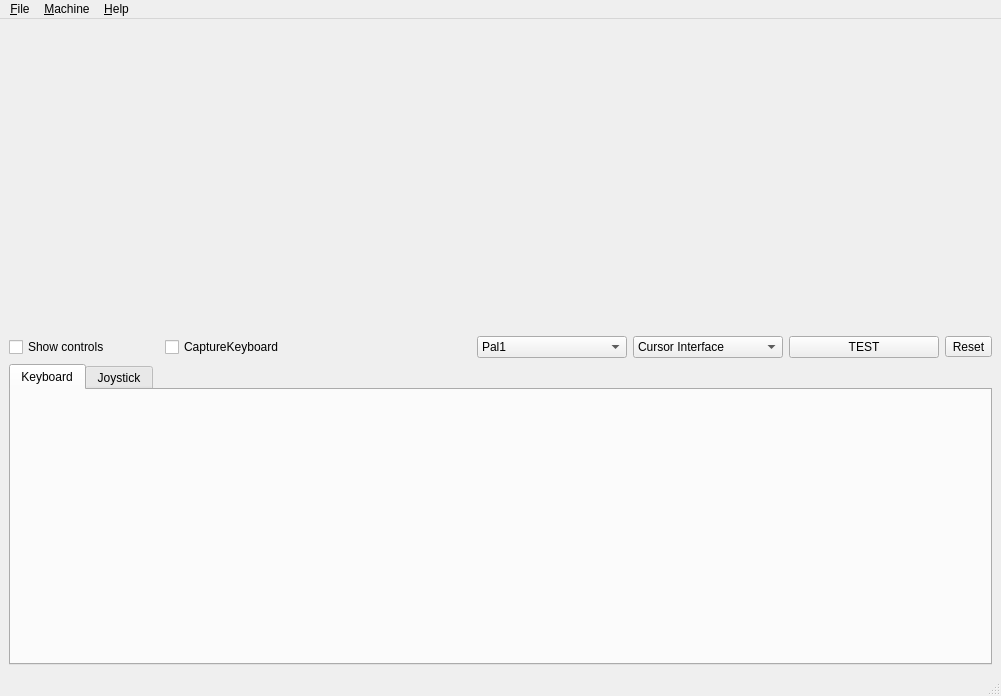
<?xml version="1.0" encoding="UTF-8"?>
<ui version="4.0">
 <class>MainWindow</class>
 <widget class="QMainWindow" name="MainWindow">
  <property name="geometry">
   <rect>
    <x>0</x>
    <y>0</y>
    <width>1001</width>
    <height>696</height>
   </rect>
  </property>
  <property name="windowTitle">
   <string>MainWindow</string>
  </property>
  <widget class="QWidget" name="centralwidget">
   <layout class="QGridLayout" name="gridLayout">
    <item row="5" column="0" colspan="7">
     <widget class="QTabWidget" name="twControls">
      <property name="currentIndex">
       <number>0</number>
      </property>
      <widget class="QWidget" name="tab">
       <attribute name="title">
        <string>Keyboard</string>
       </attribute>
       <layout class="QGridLayout" name="gridLayout_3">
        <item row="0" column="0">
         <widget class="KeyboardWidget" name="keyboard" native="true"/>
        </item>
       </layout>
      </widget>
      <widget class="QWidget" name="tab_2">
       <attribute name="title">
        <string>Joystick</string>
       </attribute>
       <layout class="QGridLayout" name="gridLayout_2">
        <item row="3" column="1">
         <widget class="QPushButton" name="pbDown">
          <property name="font">
           <font>
            <pointsize>24</pointsize>
           </font>
          </property>
          <property name="text">
           <string>↓</string>
          </property>
         </widget>
        </item>
        <item row="4" column="1">
         <spacer name="verticalSpacer_2">
          <property name="orientation">
           <enum>Qt::Vertical</enum>
          </property>
          <property name="sizeHint" stdset="0">
           <size>
            <width>20</width>
            <height>40</height>
           </size>
          </property>
         </spacer>
        </item>
        <item row="1" column="1">
         <widget class="QPushButton" name="pbUp">
          <property name="font">
           <font>
            <pointsize>24</pointsize>
           </font>
          </property>
          <property name="text">
           <string>↑</string>
          </property>
         </widget>
        </item>
        <item row="2" column="4">
         <widget class="QPushButton" name="pbFire">
          <property name="font">
           <font>
            <pointsize>24</pointsize>
           </font>
          </property>
          <property name="text">
           <string>@</string>
          </property>
         </widget>
        </item>
        <item row="2" column="2">
         <widget class="QPushButton" name="pbRight">
          <property name="font">
           <font>
            <pointsize>24</pointsize>
           </font>
          </property>
          <property name="text">
           <string>→</string>
          </property>
         </widget>
        </item>
        <item row="0" column="1">
         <spacer name="verticalSpacer">
          <property name="orientation">
           <enum>Qt::Vertical</enum>
          </property>
          <property name="sizeHint" stdset="0">
           <size>
            <width>20</width>
            <height>40</height>
           </size>
          </property>
         </spacer>
        </item>
        <item row="2" column="0">
         <widget class="QPushButton" name="pbLeft">
          <property name="font">
           <font>
            <pointsize>24</pointsize>
           </font>
          </property>
          <property name="text">
           <string>←</string>
          </property>
         </widget>
        </item>
        <item row="2" column="3">
         <spacer name="horizontalSpacer">
          <property name="orientation">
           <enum>Qt::Horizontal</enum>
          </property>
          <property name="sizeHint" stdset="0">
           <size>
            <width>40</width>
            <height>20</height>
           </size>
          </property>
         </spacer>
        </item>
       </layout>
      </widget>
     </widget>
    </item>
    <item row="0" column="0" colspan="7">
     <widget class="ScreenWidget" name="screen" native="true">
      <property name="sizePolicy">
       <sizepolicy hsizetype="Preferred" vsizetype="Expanding">
        <horstretch>0</horstretch>
        <verstretch>0</verstretch>
       </sizepolicy>
      </property>
     </widget>
    </item>
    <item row="3" column="1">
     <widget class="QCheckBox" name="cbCaptureKeyboard">
      <property name="text">
       <string>CaptureKeyboard</string>
      </property>
     </widget>
    </item>
    <item row="3" column="6">
     <widget class="QToolButton" name="btnReset">
      <property name="text">
       <string>Reset</string>
      </property>
     </widget>
    </item>
    <item row="3" column="0">
     <widget class="QCheckBox" name="cbShowControls">
      <property name="text">
       <string>Show controls</string>
      </property>
     </widget>
    </item>
    <item row="3" column="5">
     <widget class="QPushButton" name="btnTest">
      <property name="text">
       <string>TEST</string>
      </property>
     </widget>
    </item>
    <item row="3" column="4">
     <widget class="QComboBox" name="cbJoystickInterface">
      <item>
       <property name="text">
        <string>Cursor Interface</string>
       </property>
      </item>
      <item>
       <property name="text">
        <string>Kempston Interface</string>
       </property>
      </item>
      <item>
       <property name="text">
        <string>ZX Interface 2</string>
       </property>
      </item>
     </widget>
    </item>
    <item row="3" column="3">
     <widget class="QComboBox" name="cbPal">
      <item>
       <property name="text">
        <string>Pal1</string>
       </property>
      </item>
      <item>
       <property name="text">
        <string>Pal2</string>
       </property>
      </item>
     </widget>
    </item>
   </layout>
  </widget>
  <widget class="QStatusBar" name="statusbar"/>
  <widget class="QMenuBar" name="menubar">
   <property name="geometry">
    <rect>
     <x>0</x>
     <y>0</y>
     <width>1001</width>
     <height>21</height>
    </rect>
   </property>
   <widget class="QMenu" name="menu">
    <property name="title">
     <string>&amp;File</string>
    </property>
    <addaction name="action_Load_a_screenshot"/>
    <addaction name="actionSave_a_screenshot"/>
    <addaction name="separator"/>
    <addaction name="actionLoad_a_snapshot"/>
    <addaction name="actionSave_a_snapshot"/>
    <addaction name="separator"/>
    <addaction name="actionE_xit"/>
   </widget>
   <widget class="QMenu" name="menuMachine">
    <property name="title">
     <string>&amp;Machine</string>
    </property>
    <addaction name="actionReset"/>
    <addaction name="actionNMI"/>
    <addaction name="separator"/>
    <addaction name="actionSpectrum_48k"/>
    <addaction name="actionSpectrum_128k"/>
   </widget>
   <widget class="QMenu" name="menu_Help">
    <property name="title">
     <string>&amp;Help</string>
    </property>
    <addaction name="actionAbout"/>
   </widget>
   <addaction name="menu"/>
   <addaction name="menuMachine"/>
   <addaction name="menu_Help"/>
  </widget>
  <action name="action_Load_a_screenshot">
   <property name="text">
    <string>Load a screenshot...</string>
   </property>
  </action>
  <action name="actionE_xit">
   <property name="text">
    <string>E&amp;xit</string>
   </property>
  </action>
  <action name="actionReset">
   <property name="text">
    <string>&amp;Reset</string>
   </property>
  </action>
  <action name="actionNMI">
   <property name="text">
    <string>&amp;NMI</string>
   </property>
  </action>
  <action name="actionAbout">
   <property name="text">
    <string>&amp;About...</string>
   </property>
  </action>
  <action name="actionSpectrum_48k">
   <property name="checkable">
    <bool>true</bool>
   </property>
   <property name="checked">
    <bool>false</bool>
   </property>
   <property name="text">
    <string>Spectrum 48k</string>
   </property>
  </action>
  <action name="actionSpectrum_128k">
   <property name="checkable">
    <bool>true</bool>
   </property>
   <property name="checked">
    <bool>true</bool>
   </property>
   <property name="text">
    <string>Spectrum 128k</string>
   </property>
  </action>
  <action name="actionSave_a_screenshot">
   <property name="text">
    <string>Save a screenshot...</string>
   </property>
  </action>
  <action name="actionLoad_a_snapshot">
   <property name="text">
    <string>&amp;Load a snapshot...</string>
   </property>
  </action>
  <action name="actionSave_a_snapshot">
   <property name="text">
    <string>Save a snapshot...</string>
   </property>
  </action>
 </widget>
 <customwidgets>
  <customwidget>
   <class>ScreenWidget</class>
   <extends>QWidget</extends>
   <header location="global">screenwidget.h</header>
   <container>1</container>
  </customwidget>
  <customwidget>
   <class>KeyboardWidget</class>
   <extends>QWidget</extends>
   <header location="global">keyboardwidget.h</header>
   <container>1</container>
  </customwidget>
 </customwidgets>
 <resources/>
 <connections/>
</ui>
